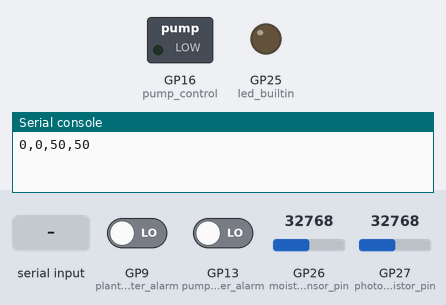
Bench run of a program on a simulated Raspberry Pi Pico running MicroPython. Shown: switched loads named in the program (green lamp = pin HIGH), output pins drawn as LEDs (lit = HIGH), the last lines printed to the serial console. The inputs (shaded band) are chosen by the test bench; at power-on: GP9 (plant_water_alarm) LOW, GP13 (pump_water_alarm) LOW, GP26 (moisture_sensor_pin) = 32768, GP27 (photo_resistor_pin) = 32768 (analog values on the 0–65535 scale).

Above: at 1.2 s.
1.3 s: "p" typed at the serial console
At 2.9 s:
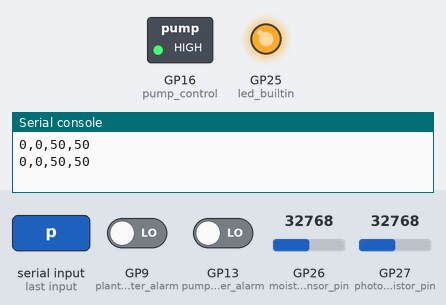
At 5.4 s:
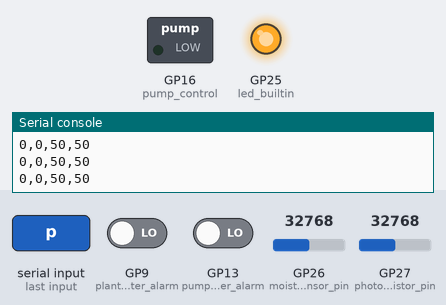
5.5 s: "p" typed at the serial console
At 7.2 s:
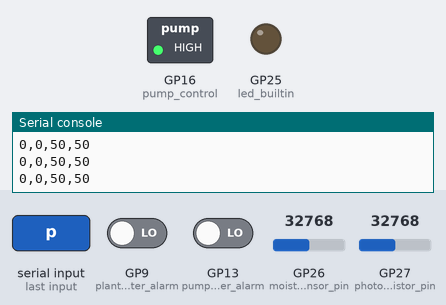
Timing chart, 0 to 15.5 s (numbered marks = the images above; inputs shaded):
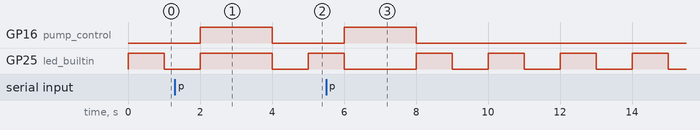

Measured:
- after the input at 1.3 s, GP16 (pump_control): LOW → HIGH after 0.70 s, → LOW 2.0 s later
- after the input at 5.5 s, GP16 (pump_control): LOW → HIGH after 0.50 s, → LOW 2.0 s later
- by itself, GP25 (led_builtin): repeats every 2.0 s: HIGH 1.0 s, LOW 1.0 s

The program:

main.py
```python
# (licence header left out)
import utime
from sys import stdin
import uselect
from machine import Pin, ADC, UART

pump_control = Pin(16, Pin.OUT)
pump_water_alarm = Pin(13, Pin.IN)
plant_water_alarm = Pin(9, Pin.IN)

moisture_sensor_pin = Pin(26, mode=Pin.IN)
moisture_sensor = ADC (moisture_sensor_pin)

photo_resistor_pin = Pin(27, mode=Pin.IN)
light_sensor = ADC(photo_resistor_pin)

led_builtin = machine.Pin(25, machine.Pin.OUT)

uart = machine.UART(0, 115200)

def moisture():
    return moisture_sensor.read_u16()/655.36

def light():
    return light_sensor.read_u16()/655.36

def pump_request():
    result = False
    select_result = uselect.select([stdin], [], [], 0)
    while select_result[0]:
        ch = stdin.read(1)
        if ch == 'p':
            result = True
        select_result = uselect.select([stdin], [], [], 0)
    return result

while True:
    led_builtin.toggle()
    if pump_request():
        pump_control.high()
        utime.sleep(2)
        pump_control.low()
    else:
        utime.sleep(1)
        print("%d,%d,%.0f,%.0f" % (plant_water_alarm.value(), pump_water_alarm.value(), moisture(), light()))
```
